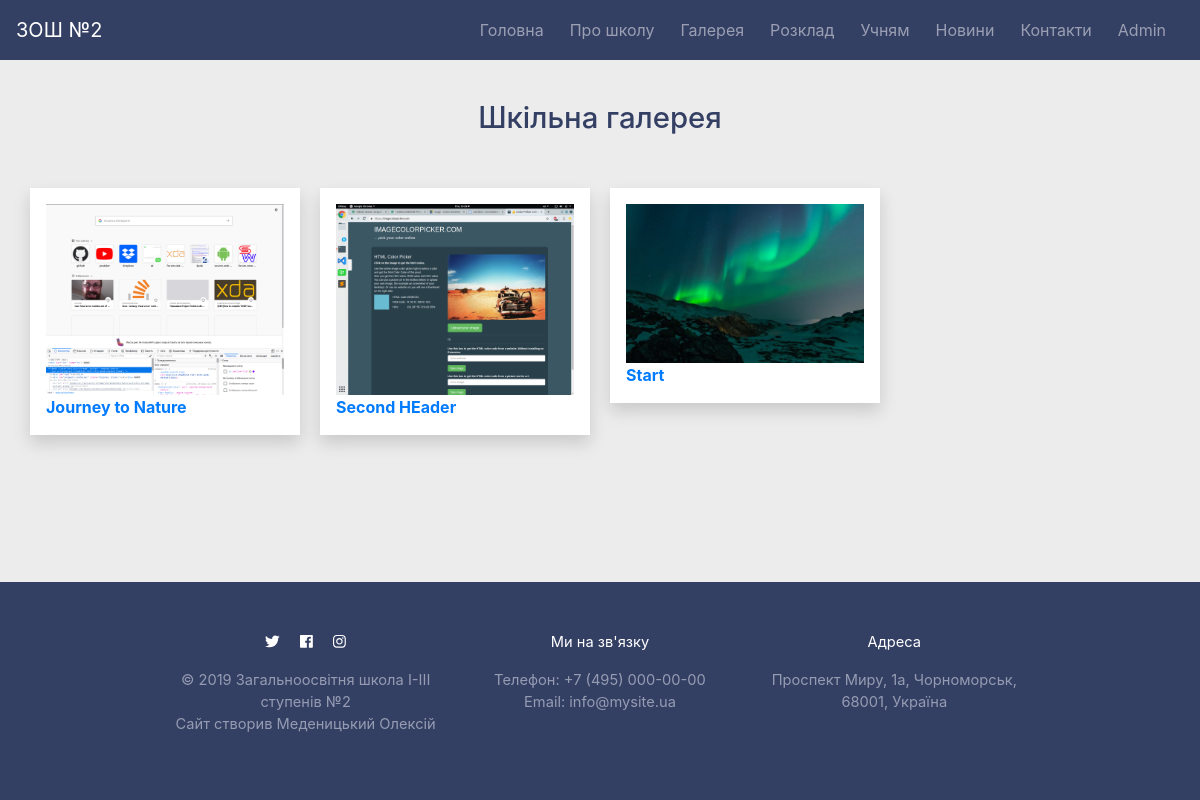
Page /gallery/ on the committed database.
### core/models.py (models this page shows, shortened)
class Gallery(models.Model):
	title = models.CharField(max_length=300)
	date_posted = models.DateTimeField(default=timezone.now)

class GalleryImage(models.Model):
	gallery = models.ForeignKey(Gallery, related_name='images', on_delete=models.SET_NULL, null=True)
	image = models.ImageField()

### core/views.py (the view)
# urls.py: path('gallery/', views.gallery, name='core-gallery'),
def gallery(request):
	gallery = Gallery.objects.all().order_by('-date_posted')
	context = {
		'title': 'Gallery',
		'gallery': gallery,
	}
	return render(request, 'core/gallery.html', context)

### core/templates/core/gallery.html
{% extends 'core/base.html' %}
{% block content %}
	<h2 align="center" class="section-title">Шкільна галерея</h2><br>
	<div class="row">
	<div class="card-columns">
		{% for folder in gallery %}
			<div class="card bg-white shadow rounded-0 p-3 border-0">
				<a href="{% url 'gallery-detail' folder.id %}">
					<img class="card-img rounded-0" src="{{ folder.images.first.image.url }}">
					<div class="card-text">
						<b>{{ folder.title }}</b>
					</div>
				</a>
			</div>
		{% endfor %}
	</div>
	</div>
{% endblock content %}

### core/static/core/main.css (style rules this page uses)
body { background-color: #ececec; height: 100%; min-height: 100vh; }
a { outline: none; }
.row { margin: 15px; }
.section-title { color: #343F64; font-size: 22pt; margin: 14px; margin-top: 40px; }
.card-img { display: block; width: 100%; height: auto; }
@media (min-width: 576px) { .card-columns { column-count: 2; } }
@media (min-width: 768px) { .card-columns { column-count: 3; } }
@media (min-width: 992px) { .card-columns { column-count: 4; } }
.card { background-color: #ececec; }

### rows in the picture
Gallery: images.first.image (picture), title "Journey to Nature"
Gallery: images.first.image (picture), title "Second HEader"
Gallery: images.first.image (picture), title "Start"
